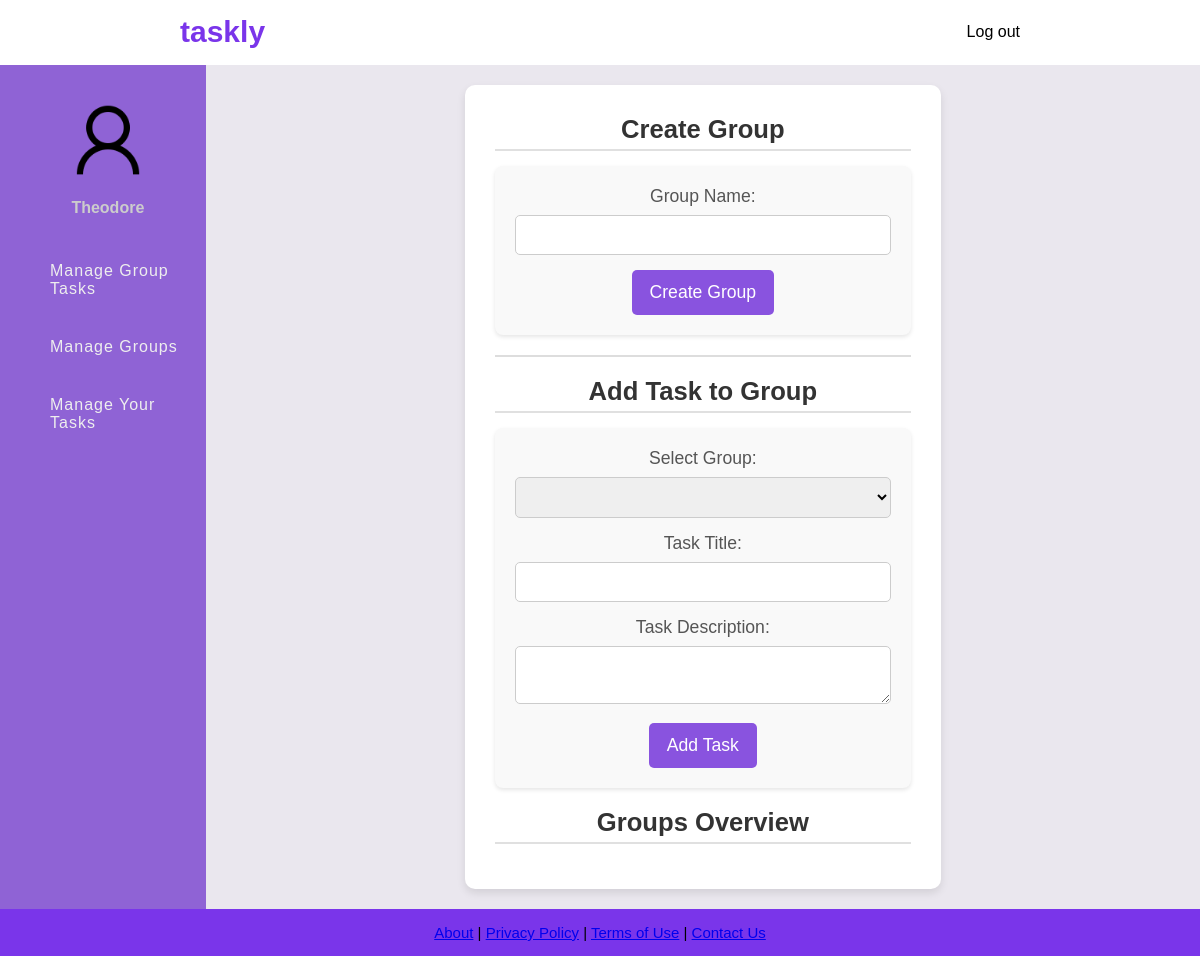
/admin-group.php (signed in), run on an earlier commit of the app's database.
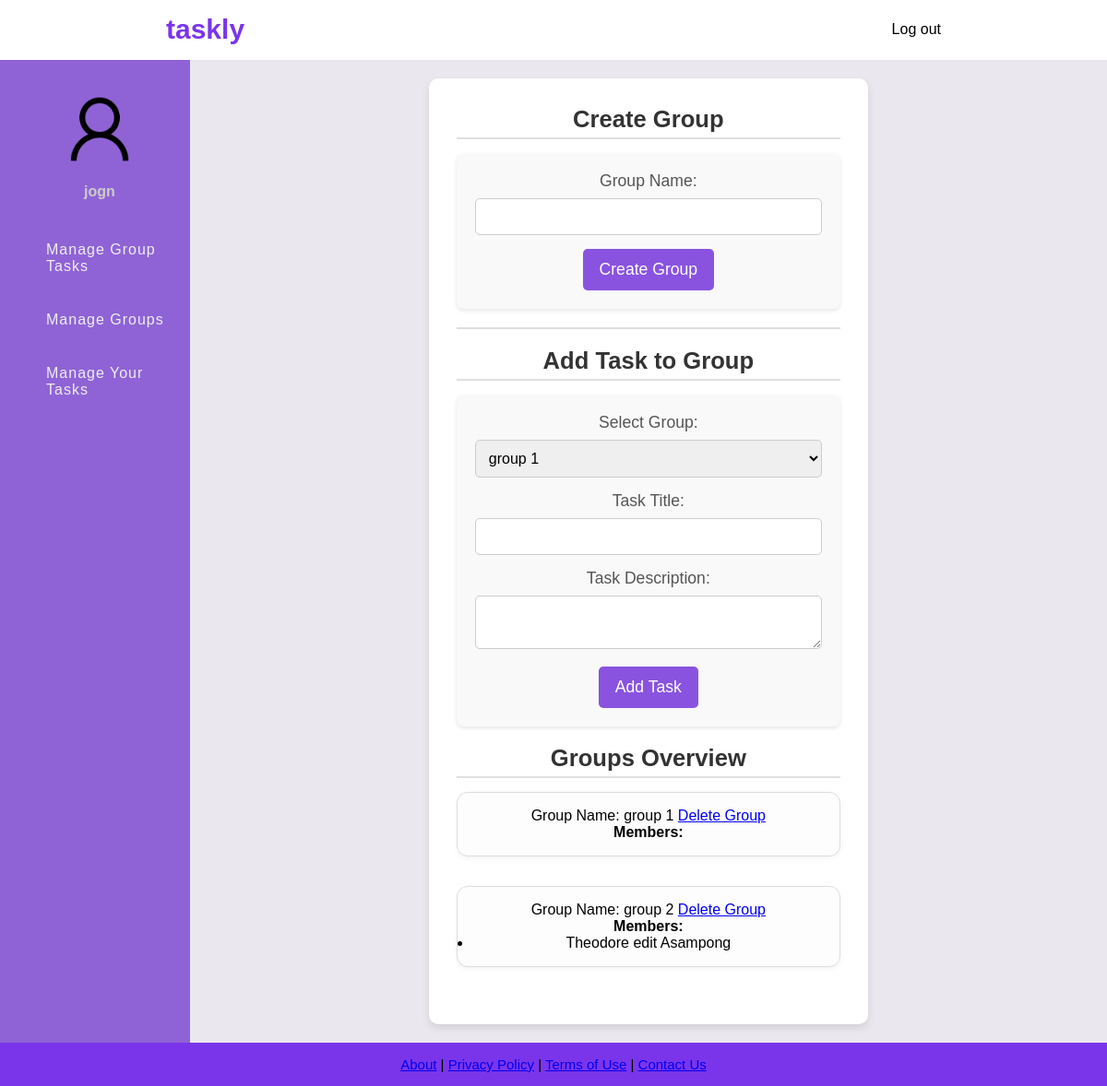
And on a later commit of the database.
### tables this page shows
CREATE TABLE GroupTable (
    Group_ID INTEGER PRIMARY KEY AUTOINCREMENT,
    Group_Name VARCHAR(255) NOT NULL,
    User_ID INTEGER NOT NULL,
    FOREIGN KEY (User_ID) REFERENCES User(User_ID) ON DELETE CASCADE
);

CREATE TABLE User (
    User_ID INTEGER PRIMARY KEY AUTOINCREMENT,
    User_Fname VARCHAR(100) NOT NULL,
    User_Lname VARCHAR(100) NOT NULL,
    User_Email VARCHAR(255) NOT NULL UNIQUE,
    User_TelNo VARCHAR(20) NOT NULL,
    User_Password VARCHAR(255) NOT NULL,
    User_Role VARCHAR(50) NOT NULL
);

### admin-group.php (the view, shortened to what this page needs)
<?php
include('db.php');
?>
<!DOCTYPE html>
<html lang="en">
<head>
    <link rel="stylesheet" href="css/global.css">
</head>
<body>
    <header class="navbar">
        <a href="admin.php" class="navbar_title2"><h1>taskly</h1></a>
        <a href="logout.php" class="navbar-index">Log out</a>
    </header>
    <div class="container">
        <nav class="sidebar">
            <div class="user-profile">
                <a href="admin-profile.php"><img src="images/Sample_User_Icon.png" alt="User"></a>
                <h4><?php echo $_SESSION['User_Fname']; ?></h4>
            </div>
            <ul>
                <li><a href="admin-tasks.php">Manage Group Tasks</a></li>
                <li><a href="admin-group.php">Manage Groups</a></li>
                <li><a href="admin-task_personal.php">Manage Your Tasks</a></li>
            </ul>
        </nav>
        <section class="main-content">
            <div class="main-content-container">
                <h2>Create Group</h2>
                <form action="admin-group.php" method="POST">
                    <label for="group_name">Group Name:</label>
                    <input type="text" name="group_name" id="group_name" required>
                    <button type="submit" name="create_group">Create Group</button>
                </form>
                <hr>
                <h2>Add Task to Group</h2>
                <form action="admin-group.php" method="POST">
                    <label for="group_id">Select Group:</label>
                    <select name="group_id" id="group_id">
                        <?php
                        $stmt = $conn->prepare("SELECT * FROM GroupTable WHERE User_ID = :user_id");
                        $stmt->bindParam(':user_id', $_SESSION['User_ID']);
                        $stmt->execute();
                        $groups = $stmt->fetchAll(PDO::FETCH_ASSOC);
                        foreach ($groups as $group) {
                            echo "<option value='" . $group['Group_ID'] . "'>" . $group['Group_Name'] . "</option>";
                        }
                        ?>
                    </select>
                    <label for="task_title">Task Title:</label>
                    <input type="text" name="task_title" required>
                    <label for="task_description">Task Description:</label>
                    <textarea name="task_description" required></textarea>
                    <button type="submit" name="add_task">Add Task</button>
                </form>
                <h2>Groups Overview</h2>
            <?php
            $stmt = $conn->prepare("SELECT * FROM GroupTable WHERE User_ID = :user_id");
            $stmt->bindParam(':user_id', $_SESSION['User_ID']);
            $stmt->execute();
            $groups = $stmt->fetchAll(PDO::FETCH_ASSOC);
            foreach ($groups as $group) {
                echo "<div class='group-panel'>";
                echo "<p>Group Name: " . htmlspecialchars($group['Group_Name']) . " ";
                echo "<a href='admin-group.php?delete_group_id=" . $group['Group_ID'] . "'>Delete Group</a></p>";
                $membersStmt = $conn->prepare("SELECT u.User_Fname, u.User_Lname
                                               FROM User u
                                               JOIN User_Group ug ON u.User_ID = ug.User_ID
                                               WHERE ug.Group_ID = ?");
                $membersStmt->execute([$group['Group_ID']]);
                $members = $membersStmt->fetchAll(PDO::FETCH_ASSOC);
                echo "<p><strong>Members:</strong></p><ul>";
                foreach ($members as $member) {
                    echo "<li>" . htmlspecialchars($member['User_Fname']) . " " . htmlspecialchars($member['User_Lname']) . "</li>";
                }
                echo "</ul></div>";
            }
            ?>
            </div>
        </section>
    </div>
</body>
<footer class="footer">
        <p class="footer__text">
            <a href="#">About</a> | <a href="#">Privacy Policy</a> |
            <a href="#">Terms of Use</a> | <a href="#">Contact Us</a>
        </p>
</footer>
</html>

What changed in the data, as far as the page shows it:
added grouptable: Group_Name "group 1"
added grouptable: Group_Name "group 2"
added user: User_Fname "Theodore edit", User_Lname "Asampong"
Also different on the page:
$_SESSION['User_Fname']: "Theodore" → "jogn"
form field group_id: (not shown) → "group 1"
